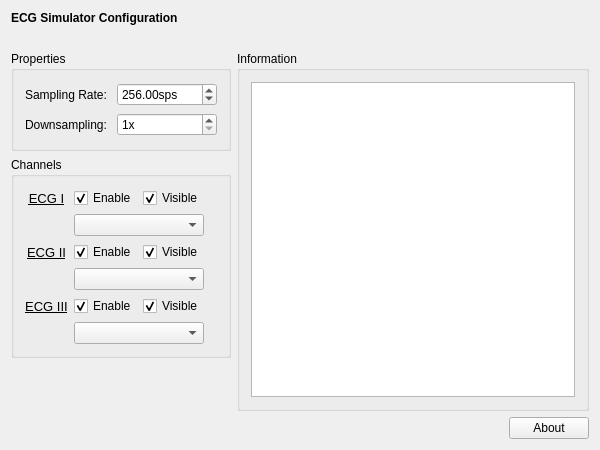
<?xml version="1.0" encoding="UTF-8"?>
<ui version="4.0">
 <class>RTServerSetupClass</class>
 <widget class="QWidget" name="RTServerSetupClass">
  <property name="geometry">
   <rect>
    <x>0</x>
    <y>0</y>
    <width>600</width>
    <height>450</height>
   </rect>
  </property>
  <property name="windowTitle">
   <string>ECGSetup</string>
  </property>
  <layout class="QVBoxLayout" name="verticalLayout_2">
   <item>
    <widget class="QLabel" name="m_qLabel_Headline">
     <property name="font">
      <font>
       <weight>75</weight>
       <bold>true</bold>
      </font>
     </property>
     <property name="text">
      <string>ECG Simulator Configuration</string>
     </property>
    </widget>
   </item>
   <item>
    <spacer name="m_qVerticalSpacer_Headline">
     <property name="orientation">
      <enum>Qt::Vertical</enum>
     </property>
     <property name="sizeType">
      <enum>QSizePolicy::Fixed</enum>
     </property>
     <property name="sizeHint" stdset="0">
      <size>
       <width>20</width>
       <height>20</height>
      </size>
     </property>
    </spacer>
   </item>
   <item>
    <layout class="QGridLayout" name="m_qGridLayout_main">
     <item row="0" column="0">
      <widget class="QGroupBox" name="m_qGroupBox_Properties">
       <property name="sizePolicy">
        <sizepolicy hsizetype="Minimum" vsizetype="Preferred">
         <horstretch>0</horstretch>
         <verstretch>0</verstretch>
        </sizepolicy>
       </property>
       <property name="minimumSize">
        <size>
         <width>0</width>
         <height>100</height>
        </size>
       </property>
       <property name="title">
        <string>Properties</string>
       </property>
       <property name="flat">
        <bool>false</bool>
       </property>
       <layout class="QGridLayout" name="m_qGridLayout_Properties">
        <item row="0" column="0">
         <widget class="QLabel" name="m_qLabel_SamplingRate">
          <property name="layoutDirection">
           <enum>Qt::LeftToRight</enum>
          </property>
          <property name="text">
           <string>Sampling Rate:</string>
          </property>
         </widget>
        </item>
        <item row="0" column="1">
         <widget class="QDoubleSpinBox" name="m_qDoubleSpinBox_SamplingRate">
          <property name="sizePolicy">
           <sizepolicy hsizetype="Minimum" vsizetype="Fixed">
            <horstretch>0</horstretch>
            <verstretch>0</verstretch>
           </sizepolicy>
          </property>
          <property name="minimumSize">
           <size>
            <width>100</width>
            <height>0</height>
           </size>
          </property>
          <property name="suffix">
           <string>sps</string>
          </property>
          <property name="minimum">
           <double>1.000000000000000</double>
          </property>
          <property name="maximum">
           <double>2048.000000000000000</double>
          </property>
          <property name="value">
           <double>256.000000000000000</double>
          </property>
         </widget>
        </item>
        <item row="1" column="0">
         <widget class="QLabel" name="m_qLabel_Downsampling">
          <property name="text">
           <string>Downsampling: </string>
          </property>
         </widget>
        </item>
        <item row="1" column="1">
         <widget class="QSpinBox" name="m_qSpinBox_Downsampling">
          <property name="sizePolicy">
           <sizepolicy hsizetype="Minimum" vsizetype="Fixed">
            <horstretch>0</horstretch>
            <verstretch>0</verstretch>
           </sizepolicy>
          </property>
          <property name="suffix">
           <string>x</string>
          </property>
          <property name="minimum">
           <number>1</number>
          </property>
          <property name="maximum">
           <number>10</number>
          </property>
         </widget>
        </item>
       </layout>
      </widget>
     </item>
     <item row="1" column="0">
      <widget class="QGroupBox" name="m_qGroupBox_Channels">
       <property name="sizePolicy">
        <sizepolicy hsizetype="Preferred" vsizetype="Minimum">
         <horstretch>0</horstretch>
         <verstretch>0</verstretch>
        </sizepolicy>
       </property>
       <property name="minimumSize">
        <size>
         <width>0</width>
         <height>200</height>
        </size>
       </property>
       <property name="title">
        <string>Channels</string>
       </property>
       <layout class="QGridLayout" name="m_qGridLayout_Channels">
        <item row="0" column="3">
         <widget class="QCheckBox" name="m_qCheckBox_Channel_Visible_1">
          <property name="text">
           <string>Visible</string>
          </property>
          <property name="checked">
           <bool>true</bool>
          </property>
         </widget>
        </item>
        <item row="1" column="2" colspan="2">
         <widget class="QComboBox" name="m_qComboBox_Channel_1"/>
        </item>
        <item row="2" column="0" colspan="2">
         <widget class="QLabel" name="m_qLabel_Channel_2">
          <property name="font">
           <font>
            <pointsize>10</pointsize>
            <underline>true</underline>
           </font>
          </property>
          <property name="text">
           <string>ECG II</string>
          </property>
          <property name="alignment">
           <set>Qt::AlignCenter</set>
          </property>
         </widget>
        </item>
        <item row="2" column="2">
         <widget class="QCheckBox" name="m_qCheckBox_Channel_Enable_2">
          <property name="text">
           <string>Enable</string>
          </property>
          <property name="checked">
           <bool>true</bool>
          </property>
         </widget>
        </item>
        <item row="2" column="3" colspan="2">
         <widget class="QCheckBox" name="m_qCheckBox_Channel_Visible_2">
          <property name="text">
           <string>Visible</string>
          </property>
          <property name="checked">
           <bool>true</bool>
          </property>
         </widget>
        </item>
        <item row="3" column="2" colspan="2">
         <widget class="QComboBox" name="m_qComboBox_Channel_2"/>
        </item>
        <item row="4" column="0" colspan="2">
         <widget class="QLabel" name="m_qLabel_Channel_3">
          <property name="font">
           <font>
            <pointsize>10</pointsize>
            <underline>true</underline>
           </font>
          </property>
          <property name="text">
           <string>ECG III</string>
          </property>
          <property name="alignment">
           <set>Qt::AlignCenter</set>
          </property>
         </widget>
        </item>
        <item row="4" column="2">
         <widget class="QCheckBox" name="m_qCheckBox_Channel_Enable_3">
          <property name="text">
           <string>Enable</string>
          </property>
          <property name="checked">
           <bool>true</bool>
          </property>
         </widget>
        </item>
        <item row="5" column="2" colspan="2">
         <widget class="QComboBox" name="m_qComboBox_Channel_3"/>
        </item>
        <item row="0" column="2">
         <widget class="QCheckBox" name="m_qCheckBox_Channel_Enable_1">
          <property name="layoutDirection">
           <enum>Qt::LeftToRight</enum>
          </property>
          <property name="text">
           <string>Enable</string>
          </property>
          <property name="checked">
           <bool>true</bool>
          </property>
         </widget>
        </item>
        <item row="4" column="3">
         <widget class="QCheckBox" name="m_qCheckBox_Channel_Visible_3">
          <property name="text">
           <string>Visible</string>
          </property>
          <property name="checked">
           <bool>true</bool>
          </property>
         </widget>
        </item>
        <item row="0" column="0" colspan="2">
         <widget class="QLabel" name="m_qLabel_Channel_1">
          <property name="enabled">
           <bool>true</bool>
          </property>
          <property name="font">
           <font>
            <pointsize>10</pointsize>
            <underline>true</underline>
           </font>
          </property>
          <property name="text">
           <string>ECG I</string>
          </property>
          <property name="alignment">
           <set>Qt::AlignCenter</set>
          </property>
         </widget>
        </item>
       </layout>
      </widget>
     </item>
     <item row="3" column="1">
      <spacer name="m_qHorizontalSpacer_About">
       <property name="orientation">
        <enum>Qt::Horizontal</enum>
       </property>
       <property name="sizeHint" stdset="0">
        <size>
         <width>40</width>
         <height>20</height>
        </size>
       </property>
      </spacer>
     </item>
     <item row="0" column="1" rowspan="3" colspan="2">
      <widget class="QGroupBox" name="m_qGroupBox_Information">
       <property name="title">
        <string>Information</string>
       </property>
       <layout class="QGridLayout" name="m_qGridLayout_Information">
        <item row="0" column="0">
         <widget class="QTextBrowser" name="m_qTextBrowser_Information"/>
        </item>
       </layout>
      </widget>
     </item>
     <item row="3" column="2">
      <widget class="QPushButton" name="m_qPushButton_About">
       <property name="text">
        <string>About</string>
       </property>
      </widget>
     </item>
     <item row="2" column="0">
      <spacer name="m_qVerticalSpacer_LeftRow">
       <property name="orientation">
        <enum>Qt::Vertical</enum>
       </property>
       <property name="sizeHint" stdset="0">
        <size>
         <width>20</width>
         <height>40</height>
        </size>
       </property>
      </spacer>
     </item>
    </layout>
   </item>
  </layout>
 </widget>
 <layoutdefault spacing="6" margin="11"/>
 <resources/>
 <connections/>
</ui>
